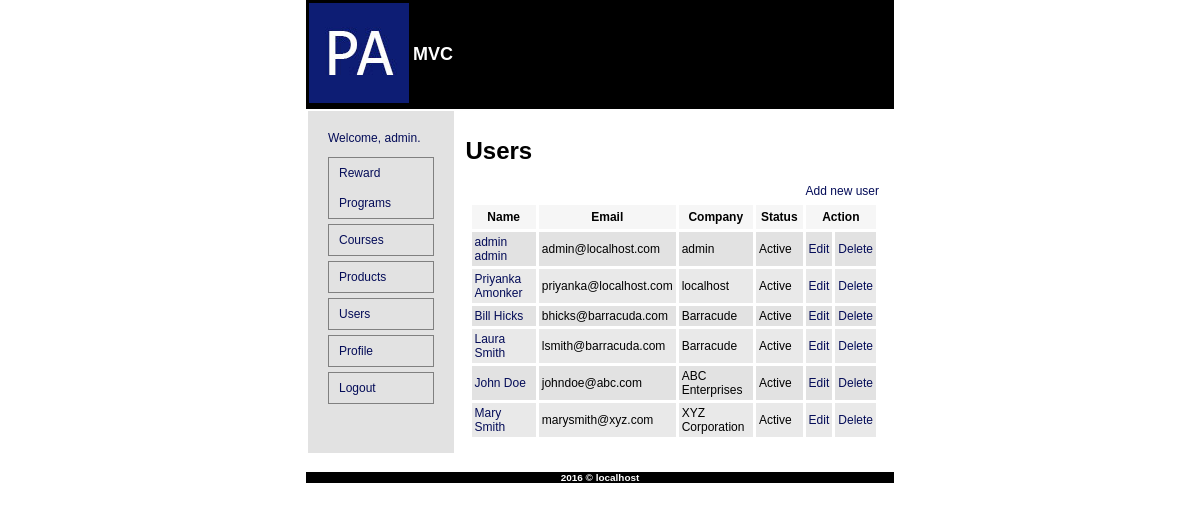
The app's page /?controller=user (signed in) with its own data.
### tables this page shows
CREATE TABLE IF NOT EXISTS `brp_user_profile` (
  `id` int(11) NOT NULL AUTO_INCREMENT,
  `uid` int(11) NOT NULL,
  `firstname` varchar(50) NOT NULL,
  `lastname` varchar(50) NOT NULL,
  `role` varchar(20) NOT NULL,
  `company` varchar(255) NOT NULL,
  `date_format` varchar(25) NOT NULL,
  `pending_requests` int(11) DEFAULT '0',
  `last_activity` datetime NOT NULL,
  PRIMARY KEY (`id`),
  UNIQUE KEY `uid` (`uid`)
);

CREATE TABLE IF NOT EXISTS `brp_user` (
  `id` int(11) NOT NULL AUTO_INCREMENT,
  `email` varchar(200) NOT NULL,
  `pass` text NOT NULL,
  `status` varchar(25) NOT NULL,
  `created` datetime NOT NULL,
  PRIMARY KEY (`id`)
);

### app/controllers/user.controller.php (called while the page is built, shortened)
<?php
class UserController extends BaseController {
	public function index(){
		if(!empty($_GET['id'])){
			$id = sanitizeInput($_GET['id'], FILTER_SANITIZE_NUMBER_INT);
			$users = User::show(array('id'=>$id));
		} else {
			$users = User::show();
		}
		render('user',array(
			'title'     => 'Users',
			'users'	=> $users,
			'msg'		=> $msg,
		), 'index');
	}
}
?>

### index.php (called while the page is built, shortened)
<?php
try {
	if(isset($_GET['controller'])){
		$controller = $_GET['controller'];
	}
	else if(empty($_GET)){
		$controller = 'home';
		$action     = 'index';
	}
	else throw new Exception('Wrong page!');
	require_once __SITE_PATH . "/config/routes.php";
}
catch(Exception $e) {
	render('error',array('message'=>$e->getMessage()));
}
?>

### config/sessions.php (called while the page is built, shortened)
<?php
class Session {
	public static function get($key, $secondkey = false){
		if($secondkey == true){
			if(isset($_SESSION[SESSION_PREFIX.$key][$secondkey])){
				return $_SESSION[SESSION_PREFIX.$key][$secondkey];
			}
		} else {
			if(isset($_SESSION[SESSION_PREFIX.$key])){
				return $_SESSION[SESSION_PREFIX.$key];
			}
		}
		return false;
	}
}
?>

### app/models/user.model.php (called while the page is built, shortened)
<?php
class User{
	public static function show($arr = array()){
		global $db;
		if(empty($arr)){
			$st = $db->prepare("SELECT `brp_user`.`id`, `email`, `status`, `firstname`, `lastname`, `company` FROM `brp_user`, `brp_user_profile` WHERE `brp_user`.`id` = `brp_user_profile`.`uid`");
		}
		$st->execute($arr);
		return $st->fetchAll(PDO::FETCH_CLASS, "User");
	}
}
?>

### app/views/user/_user.php (the view)
<tr class=<?php echo $class; ?>>
	<td><a href="?controller=user&action=view&id=<?php echo $user->id; ?>"><?php echo $user->firstname . " " . $user->lastname; ?></a></td>
	<td><?php echo $user->email; ?></td>
	<td><?php echo $user->company; ?></td>
	<td><?php echo $user->status; ?></td>
	<td><a href="?controller=user&action=edit&id=<?php echo $user->id; ?>">Edit</a></td>
	<td><a href="?controller=user&action=delete&id=<?php echo $user->id; ?>" onclick="return confirm('Are you sure you want to delete this user?')">Delete</a></td>
</tr>

### config/routes.php (shortened to what this page needs)
<?php
function route($controller, $action = "index"){
	if(file_exists(__SITE_PATH . "/app/controllers/" . $controller . ".controller.php")) {
		$con = new $controllerName();
		$con->{ $action }();
	}
}
route($controller, $action);
?>

### config/helpers.php (shortened to what this page needs)
<?php
function render($template,$vars = array(),$action=""){
	extract($vars);
	if(is_array($template)) {
		$i = 1;
		foreach($template as $k){
			$cl = strtolower(get_class($k));
			$class = ($i % 2) ? "even" : "odd";
			$i++;
			include __SITE_PATH . "/app/views/$cl/_$cl.php";
		}
	}
	else if ($action != "") {
		include __SITE_PATH . "/app/views/$template/$action.php";
	}
	else {
		include __SITE_PATH . "/app/views/$template.php";
	}
}
function formatTitle($title = ''){
	if($title){
		$title.= ' | ';
	}
	$title .= $GLOBALS['defaultTitle'];
	return $title;
}
?>

### app/views/_header.php (shortened to what this page needs)
<!DOCTYPE html>
<html>
	<head>
	<link rel="stylesheet" href="app/assets/css/styles.css" />
</head>
<body>
<div>
	<div class="header">
		<table>
			<tr>
				<td><a href="<?php echo __SITE_URL; ?>"><img src="app/assets/img/icon.jpg" alt="MVC" /></a></td>
				<td><h2>MVC</h2></td>
			</tr>
		</table>
	</div>
	<div class="main_container">
		<table style="width:100%;">
			<tr>
				<td class="sidebar">
				<?php if(Session::get('loggin') == true) { ?>
					Welcome, <?php echo Session::get('firstname'); ?>.
					<ul>
						<?php if( Session::get('role') == "Employee") { ?>
						<li><a href="?controller=rewardprogram">Reward Programs</a></li>
						<li><a href="?controller=course">Courses</a></li>
						<li><a href="?controller=product">Products</a></li>
						<li><a href="?controller=user">Users</a></li>
						<li><a href="?controller=user&action=view&id=<?php echo Session::get('id'); ?>">Profile</a></li>
						<?php } ?>
						<li><a href="?controller=login&action=logout">Logout</a></li>
					</ul>
				<?php } ?>
				</td>
				<td class="container">
					<h1><?php echo $title?></h1>

### app/views/user/index.php (shortened to what this page needs)
<?php render('_header',array('title'=>$title))?>
<table style="width:100%;">
	<tr>
		<td class="align-right"><a href="?controller=user&action=add">Add new user</a></td>
	</tr>
	<tr>
		<td>
			<table style="width:100%;" cellspacing="3" cellpadding="3">
				<tr class="tr-heading">
					<td>Name</td>
					<td>Email</td>
					<td>Company</td>
					<td>Status</td>
					<td colspan="2">Action</td>
				</tr>
				<?php render($users); ?>
			</table>
		</td>
	</tr>
</table>
<?php render('_footer')?>

### app/views/_footer.php
					</td>
				</tr>
			</table>
			<div class="footer">
				<h5><?php echo $GLOBALS['defaultFooter']?></h5>
			</div>
		</div>
	</div>
</body>
</html>

### app/assets/css/styles.css (style rules this page uses)
html, body { width:70%; margin:auto; }
html, body, div, table, tr, td, p, ul, li, a, h1, h2, h3, h4, h5, h6, span, font { font-family: Arial; }
html, body, div, table, tr, td, p, ul, li, a, span, font { font-size:12px; }
a, a:active, a:visited { text-decoration:none;color:#040c58; }
.align-right { text-align:right; }
.header, .footer { background:#000000; color:#ffffff; clear:both; text-align:center; }
.main_container { clear:both; }
.sidebar { background:#e2e2e2; color:#040c58; padding:20px; margin:0; width:25%; vertical-align:top; }
.sidebar ul { list-style:none; padding-left:0; }
.sidebar ul li { line-height:30px; border:1px solid gray;padding-left: 10px;margin-bottom:5px; }
.container { padding:10px; margin:0; text-align:left; vertical-align:top; }
.tr-heading { background:#f6f6f6; font-weight:bold; }
.tr-heading td { padding:5px; text-align:center; }
tr.even { background:#e2e2e2; }
tr.odd { background:#e9e9e9; }

### records on screen
brp_user_profile: firstname "admin", lastname "admin", uid.email "admin@localhost.com", company "admin", uid.status "Active"
brp_user_profile: firstname "Priyanka", lastname "Amonker", uid.email "priyanka@localhost.com", company "localhost", uid.status "Active"
brp_user_profile: firstname "Bill", lastname "Hicks", uid.email "bhicks@barracuda.com", company "Barracude", uid.status "Active"
brp_user_profile: firstname "Laura", lastname "Smith", uid.email "lsmith@barracuda.com", company "Barracude", uid.status "Active"
brp_user_profile: firstname "John", lastname "Doe", uid.email "johndoe@abc.com", company "ABC Enterprises", uid.status "Active"
brp_user_profile: firstname "Mary", lastname "Smith", uid.email "marysmith@xyz.com", company "XYZ Corporation", uid.status "Active"

### other values on screen
Session::get('firstname') "admin"
$title "Users"
$GLOBALS['defaultFooter'] "2016 © localhost"
